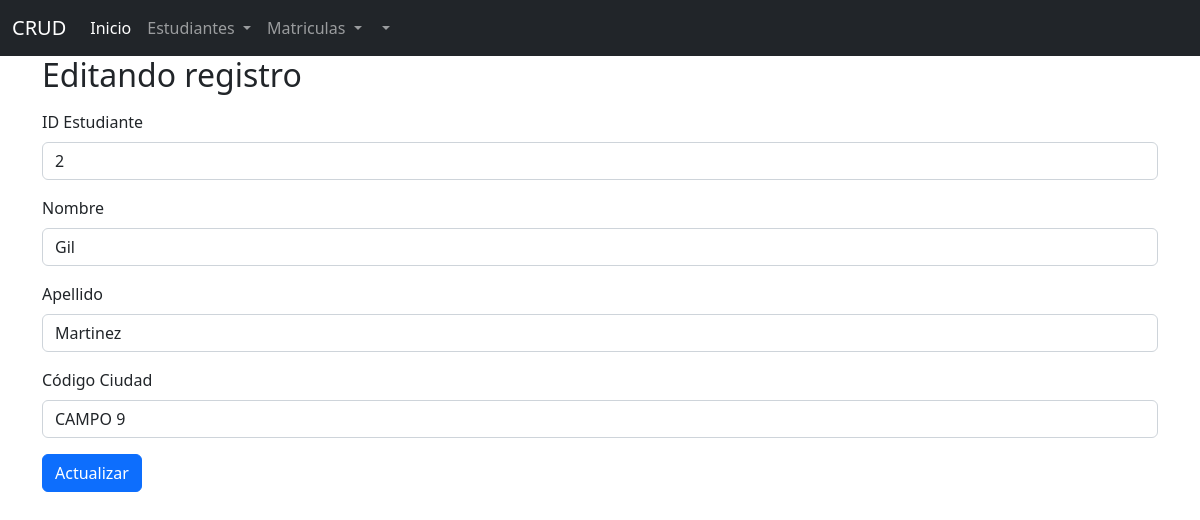
The page /view/estudiante/edit.php?id=2 on the database its author committed.
### tables this page shows
CREATE TABLE `estudiantes` (
  `idEstudiante` int NOT NULL,
  `nombre` varchar(35) NOT NULL,
  `apellido` varchar(45) NOT NULL,
  `idCiudad` int NOT NULL
);

### dao/database.php (called while the page is built, shortened)
<?php
    class dataConex {
        public function conexion(){
            try {
                $PDO = new PDO("mysql:host=".SERVER.";dbname=".DATABASE, USER, PASSWORD);
                return $PDO;
            } catch (PDOException $ex) {
                return $ex->getMessage();
            }
        }
    }
?>

### controller/estudianteController.php (called while the page is built, shortened)
<?php
    class estudianteController{
        private $model;
        public function __construct() {
            require_once(MODEL_PATH.'estudianteModel.php');
            $this->model = new estudianteModel();
        }
        public function search($id){
            return ($this->model->buscar($id) != false) ? $this->model->buscar($id) : header('location: ./index.php');
        }
        public function combolist(){
            return ($this->model->cargarDesplegable()) ? $this->model->cargarDesplegable() : false;
        }
    }
?>

### model/estudianteModel.php (called while the page is built, shortened)
<?php
    class estudianteModel {
        private $PDO;
        public function __construct(){
            require_once(DAO_PATH.'database.php');
            $data = new dataConex();
            $this->PDO = $data->conexion();
        }
        public function cargarDesplegable() {
            $sql = 'SELECT idCiudad,nombre FROM ciudades ORDER BY idCiudad ASC';
            $statement = $this->PDO->prepare($sql);
            return ($statement->execute()) ? $statement->fetchAll() : false;
        }
        public function buscar($idEstudiante) {
            $sql = 'SELECT e.idEstudiante,e.nombre,e.apellido,e.idCiudad,c.nombre ciudad FROM estudiantes e JOIN ciudades c ON e.idCiudad = c.idCiudad WHERE idEstudiante = :idEstudiante';
            $statement = $this->PDO->prepare($sql);
            $statement->bindParam(':idEstudiante',$idEstudiante);
            return ($statement->execute()) ? $statement->fetch() : false;
        }
}
?>

### view/estudiante/edit.php (the view, shortened to what this page needs)
<?php
    require_once(CONTROLLER_PATH.'estudianteController.php');
    $object = new estudianteController();
    $idEstudiante = $_GET['id'];
    $estudiante = $object->search($idEstudiante);
    $ciudades = $object->combolist();
?>
<!DOCTYPE html>
<html lang="es">
<head>
    <link rel="stylesheet" href="../../assets/css/bootstrap.min.css">
</head>
<body>
    <?php
        require_once(VIEW_PATH.'/navbar/navbar.php')
    ?>
    <div class = "container">
        <div class = "mb-3">
            <h2>Editando registro</h2>
        </div>
        <form id="formPersona" action="update.php" method="post" class="needs-validation" novalidate>
            <div class="mb-3">
                <label for="id" class="form-label">ID Estudiante</label>
                <input value="<?=$estudiante[0]?>" type="text" class="form-control" id="id" name="id" readonly>
            </div>
            <div class="mb-3">
                <label for="nombre" class="form-label">Nombre</label>
                <input value="<?=$estudiante[1]?>" type="text" class="form-control" id="nombre" name="nombre" autofocus required>
            </div>
            <div class="mb-3">
                <label for="apellido" class="form-label">Apellido</label>
                <input value="<?=$estudiante[2]?>" type="text" class="form-control" id="apellido" name="apellido" required>
            </div>
            <div class="mb-3">
                <label for="idCiudad" class="form-label">Código Ciudad</label>
                <select class="form-control" name="idCiudad" id="idCiudad" required>
                    <?php foreach($ciudades as $ciudad){
                        if ($estudiante[3]==$ciudad['idCiudad']) { ?>
                            <option selected="selected" value="<?=$ciudad['idCiudad']?>"><?=$ciudad['nombre']?></option>
                        <?php } else {?>
                            <option value="<?=$ciudad['idCiudad']?>"><?=$ciudad['nombre']?></option>
                    <?php }
                        }?>
                </select>
            </div>
            <button type="submit" class="btn btn-primary">Actualizar</button>
            </form>
    </div>
</body>
</html>

### rows shown on the page
estudiantes: id "2", nombre "Gil", apellido "Martinez"

### other values the page prints
form field idCiudad "CAMPO 9"
